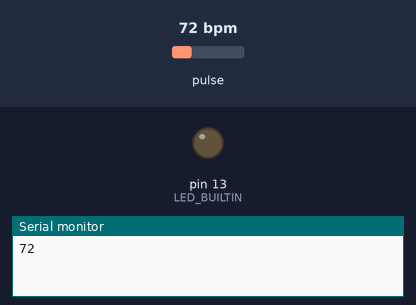
The sketch below on a simulated Arduino Uno, built with avr-gcc and run on an emulated ATmega328P. On the bench: output pins drawn as LEDs (lit = HIGH), the last lines printed to the serial monitor. The inputs (shaded band) are chosen by the test bench; at power-on: pulse 72 bpm.

Above: at 1.2 s.
1.3 s: pulse set to 130 bpm
At 1.55 s:
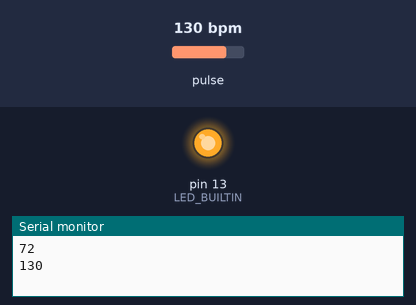
4.3 s: pulse set to 42 bpm
Timing chart, 0 to 12.9 s (numbered marks = the images above; inputs shaded):
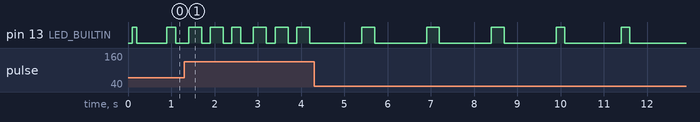

The sketch:

ZenScape_Pulse.ino
```cpp
#include <PulseSensorPlayground.h>

const int PulseWire = 0;
const int LED = LED_BUILTIN;
int Threshold = 500;

PulseSensorPlayground pulseSensor;

unsigned long previousMillis = 0;    // Variable to store the time when BPM was last sent
const long interval = 100;          // Interval between sending BPM data (milliseconds)

const int MIN_HEART_RATE = 40;
const int MAX_HEART_RATE = 150;

void setup() {
  Serial.begin(9600);
  pulseSensor.analogInput(PulseWire);
  pulseSensor.blinkOnPulse(LED);
  pulseSensor.setThreshold(Threshold);
  pulseSensor.begin();
}

// Function to check if a BPM value is within the reasonable heart rate range
bool isValidHeartRate(int bpm) {
    return (bpm >= MIN_HEART_RATE && bpm <= MAX_HEART_RATE);
}

void loop() {
  unsigned long currentMillis = millis();

  if (currentMillis - previousMillis >= interval) {
    previousMillis = currentMillis;

    if (pulseSensor.sawStartOfBeat()) {
      int myBPM = pulseSensor.getBeatsPerMinute();

      // Check if the BPM value is within the reasonable heart rate range
      if (isValidHeartRate(myBPM)) {
        Serial.println(myBPM);  // Write BPM data to serial port if valid
      } else {
        // BPM value is not within the reasonable heart rate range, discard
        // Do nothing or add any additional handling here
      }
    }
  }
  // Keep the loop running without delay
}
```
